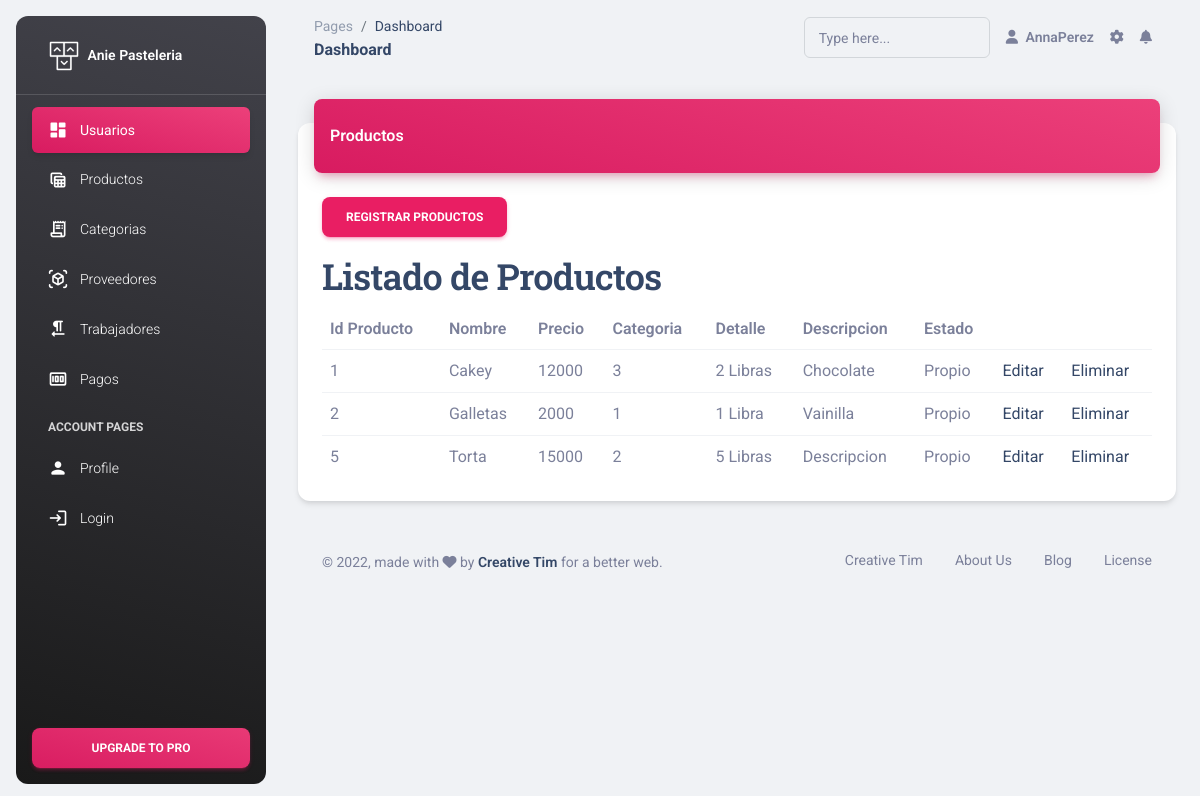
/Codigo_Proyecto/crudmvc-pv2.1/index.php?controlador=productos&accion=index (signed in), run on the app's committed database.
### tables this page shows
CREATE TABLE `productos` (
  `Pro_Id_Producto` int(15) NOT NULL,
  `Pro_Nombre` varchar(25) DEFAULT NULL,
  `Pro_Precio` int(15) DEFAULT NULL,
  `Pro_Cat_Id_Categoria` int(15) DEFAULT NULL,
  `Pro_Detalle` varchar(20) DEFAULT NULL,
  `Pro_Descripcion` varchar(50) DEFAULT NULL,
  `Pro_Estado` varchar(15) DEFAULT NULL,
  `Pro_Foto_Producto` blob DEFAULT NULL,
  PRIMARY KEY (`Pro_Id_Producto`),
  KEY `Pro_Cat_Id_Categoria` (`Pro_Cat_Id_Categoria`),
  CONSTRAINT `productos_ibfk_1` FOREIGN KEY (`Pro_Cat_Id_Categoria`) REFERENCES `categoria_producto` (`Cat_Id_Categoria`) on delete cascade
);

### Codigo_Proyecto/crudmvc-pv2.1/libs/contenido.php (called while the page is built)
<?php
class Contenido{
    public function estructura($contenido){
        require_once "vista/header.php";
        require_once "vista/$contenido.php";
        require_once "vista/footer.php";
    }
}

### Codigo_Proyecto/crudmvc-pv2.1/controlador/productos_controlador.php (called while the page is built, shortened)
<?php
require_once "modelo/productos_modelo.php";
class productos_controlador{
    public function __construct(){
        $this->vista = new Contenido();
    }
    public function index(){
        $this->vista->datos= productos_modelo::mdlListado();
        $this->vista->estructura("productos/index");
    }
}
?>

### Codigo_Proyecto/crudmvc-pv2.1/index.php (called while the page is built, shortened)
<?php
require_once "libs/contenido.php";
if(isset($_GET["controlador"]) && isset($_GET["accion"])){
    $controlador = $_GET["controlador"];
    $accion      = $_GET["accion"];
}else{
    $controlador = "inicio";
    $accion      = "index";
}
Rutas ::cargarContenido($controlador, $accion);

### Codigo_Proyecto/crudmvc-pv2.1/modelo/productos_modelo.php (called while the page is built, shortened)
<?php
class productos_modelo{
    public static function mdlListado(){
        $i   = new Conexion();
        $c   = $i->getConexion();
        $sql = "SELECT * FROM productos";
        $s   = $c->prepare($sql);
        $s->execute();
        return $s->fetchAll();
    }
}
?>

### Codigo_Proyecto/crudmvc-pv2.1/vista/productos/index.php (the view)
<div class="row">
    <div class="col-12">
        <div class="card my-4">
            <div class="card-header p-0 position-relative mt-n4 mx-3 z-index-2">
                <div class="bg-gradient-primary shadow-primary border-radius-lg pt-4 pb-3">
                    <h6 class="text-white text-capitalize ps-3">Productos</h6>
                </div>
            </div>
            <div class="card-body">
                <a class="btn btn-primary" href="?controlador=productos&accion=frmRegistrar">Registrar Productos</a>
                <h2>Listado de Productos</h2>
                <table class="table align-items-center mb-0">
                    <tr>
                        <th>Id Producto</th>
                        <th>Nombre</th>
                        <th>Precio</th>
                        <th>Categoria</th>
                        <th>Detalle</th>
                        <th>Descripcion</th>
                        <th>Estado</th>
                        <th></th>
                        <th></th>
                    </tr>
                    <?php
                        foreach ($this->datos as $valor){
                            $cod = $valor["Pro_Id_Producto"];
                            echo "<tr>";
                                echo  "<td>".$valor["Pro_Id_Producto"]."</td>";
                                echo  "<td>".$valor["Pro_Nombre"]."</td>";
                                echo  "<td>".$valor["Pro_Precio"]."</td>";
                                echo  "<td>".$valor["Pro_Cat_Id_Categoria"]."</td>";
                                echo  "<td>".$valor["Pro_Detalle"]."</td>";
                                echo  "<td>".$valor["Pro_Descripcion"]."</td>";
                                echo  "<td>".$valor["Pro_Estado"]."</td>";
                                echo  "<td>
                                    <a href='?controlador=productos&accion=frmEditar&cod=$cod'>Editar</a>
                                    </td>";
                                echo  "<td>
                                    <a href='?controlador=productos&accion=eliminar&cod=$cod'class='eliminar'>Eliminar</a>
                                    </td>";
                            echo "</tr>";
                        }
                    ?>
                </table>
            </div>
        </div>
    </div>
</div>

### data on the page
productos: Pro_Id_Producto "1", Pro_Nombre "Cakey", Pro_Precio "12000", Pro_Cat_Id_Categoria "3", Pro_Detalle "2 Libras", Pro_Descripcion "Chocolate", Pro_Estado "Propio"
productos: Pro_Id_Producto "2", Pro_Nombre "Galletas", Pro_Precio "2000", Pro_Cat_Id_Categoria "1", Pro_Detalle "1 Libra", Pro_Descripcion "Vainilla", Pro_Estado "Propio"
productos: Pro_Id_Producto "5", Pro_Nombre "Torta", Pro_Precio "15000", Pro_Cat_Id_Categoria "2", Pro_Detalle "5 Libras", Pro_Descripcion "Descripcion", Pro_Estado "Propio"

### other printed values
$_SESSION["nombre"] "Anna"
$_SESSION["apellido"] "Perez"
